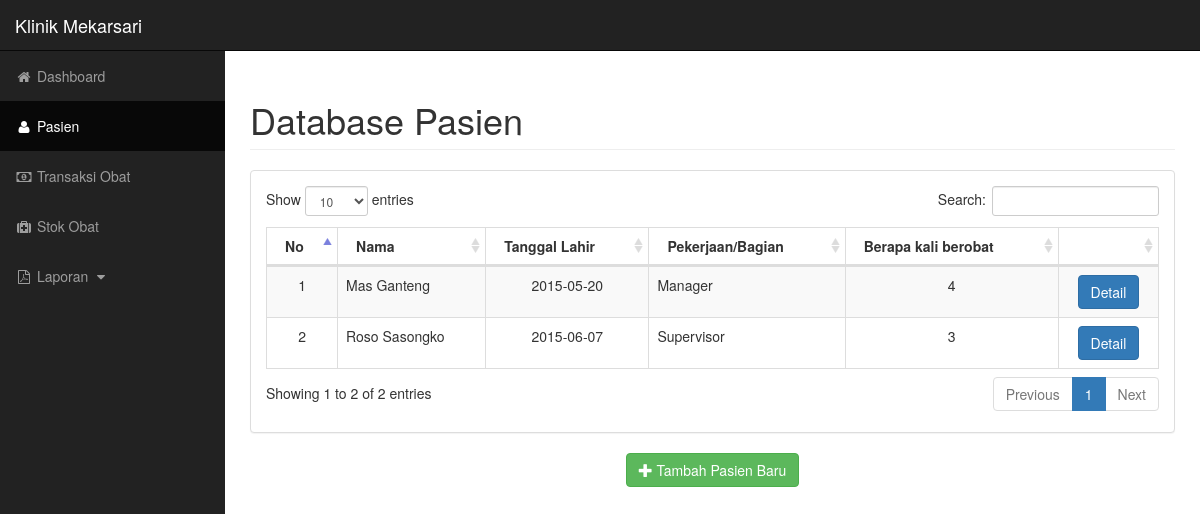
The page /pasien.php on the database as committed earlier.
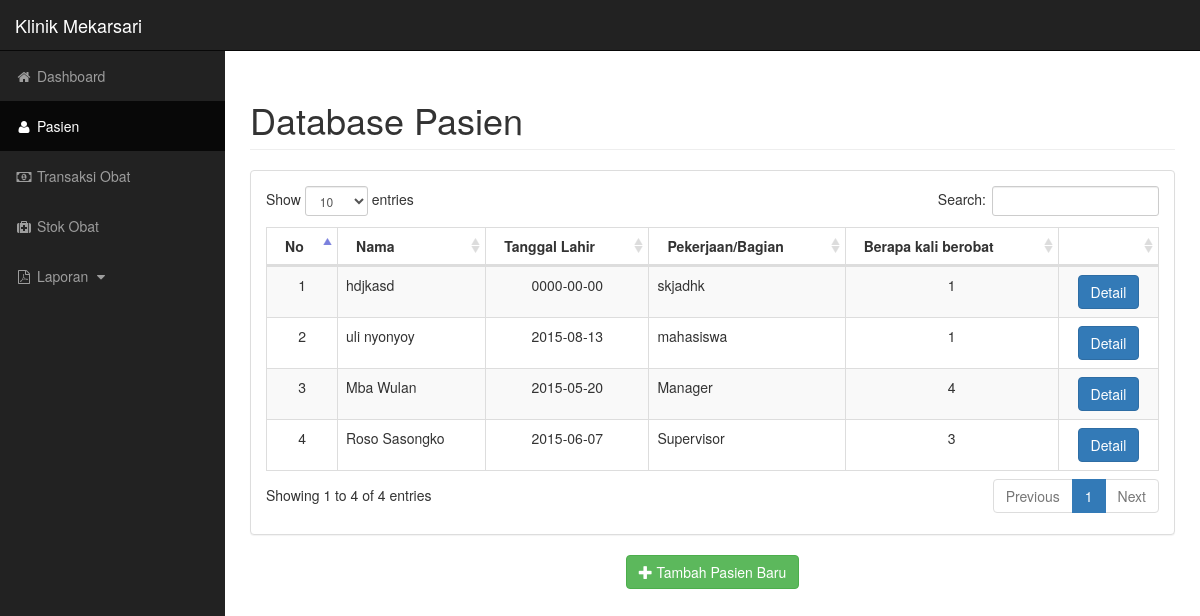
The same page on the database as committed later.
### tables this page shows
CREATE TABLE IF NOT EXISTS `m_employee` (
  `me_id` int(11) NOT NULL,
  `me_md_id` int(11) DEFAULT NULL,
  `me_mep_id` varchar(50) DEFAULT NULL,
  `me_nik` varchar(255) DEFAULT NULL,
  `me_rfid` varchar(25) NOT NULL,
  `me_barcode` varchar(25) NOT NULL,
  `me_first_name` varchar(25) DEFAULT NULL,
  `me_middle_name` varchar(25) DEFAULT NULL,
  `me_last_name` varchar(25) DEFAULT NULL,
  `me_dob` date DEFAULT NULL,
  `me_gender` varchar(15) DEFAULT NULL,
  `me_hp` varchar(25) DEFAULT NULL,
  `me_email` varchar(100) DEFAULT NULL,
  `me_address` text,
  `me_working_since` date DEFAULT NULL,
  `me_status_kontrak` int(11) NOT NULL,
  `me_status_keaktifan` varchar(25) NOT NULL,
  `me_kendaraan` varchar(25) NOT NULL,
  `me_foto` varchar(100) NOT NULL
);

CREATE TABLE IF NOT EXISTS `m_employee_positions` (
  `mep_id` int(11) NOT NULL,
  `mep_name` varchar(255) DEFAULT NULL,
  `mep_desc` varchar(255) DEFAULT NULL
);

CREATE TABLE IF NOT EXISTS `m_pengunjung` (
  `mp_id` int(11) NOT NULL,
  `mp_nama_lengkap` text NOT NULL,
  `mp_alamat` text NOT NULL,
  `mp_pekerjaan` text NOT NULL,
  `mp_no_hp` int(11) NOT NULL,
  `mp_tanggal_lahir` date NOT NULL
);

### pasien.php (the view, shortened to what this page needs)
<!DOCTYPE html>
<html lang="en">
<?php
	$query = mysql_query("select * from m_employee");
	$q = mysql_query("select * from m_pengunjung");
?>
<head>
    <link href="bower_components/bootstrap/dist/css/bootstrap.min.css" rel="stylesheet">
    <link href="bower_components/metisMenu/dist/metisMenu.min.css" rel="stylesheet">
    <link href="bower_components/datatables-plugins/integration/bootstrap/3/dataTables.bootstrap.css" rel="stylesheet">
    <link href="bower_components/datatables-responsive/css/dataTables.responsive.css" rel="stylesheet">
    <link href="bower_components/font-awesome/css/font-awesome.min.css" rel="stylesheet" type="text/css">
    <link href="css/sb-admin.css" rel="stylesheet">
</head>
<body>
    <div id="wrapper">
        <nav class="navbar navbar-inverse navbar-fixed-top" role="navigation">
            <div class="navbar-header">
                <a class="navbar-brand" href="index.php">Klinik Mekarsari</a>
            </div>
            <div class="collapse navbar-collapse navbar-ex1-collapse">
                <ul class="nav navbar-nav side-nav">
                    <li>
                        <a href="index.php"><i class="fa fa-fw fa-home"></i> Dashboard</a>
                    </li>
                    <li class="active">
                        <a href="pasien.php"><i class="fa fa-fw fa-user"></i> Pasien</a>
                    </li>
                    <li>
                        <a href="transaksi.php"><i class="fa fa-fw fa-money"></i> Transaksi Obat</a>
                    </li>
                    <li>
                        <a href="stok.php"><i class="fa fa-fw fa-medkit"></i> Stok Obat</a>
                    </li>
                    <li>
                        <a href="javascript:;" data-toggle="collapse" data-target="#demo"><i class="fa fa-fw fa-file-pdf-o"></i> Laporan <i class="fa fa-fw fa-caret-down"></i></a>
                    </li>
                </ul>
			</div>
        </nav>
        <div id="page-wrapper">
			<div class="container-fluid">
				<div class="row">
					<div class="col-lg-12">
						<h1 class="page-header">Database Pasien</h1>
					</div>
				</div>
				<div class="row">
					<div class="col-lg-12">
						<div class="panel panel-default">
							<div class="panel-body">
								<div class="dataTable_wrapper">
									<table class="table table-striped table-bordered table-hover" id="dataTables-example">
										<thead>
											<tr>
												<th>No</th>
												<th>Nama</th>
												<th>Tanggal Lahir</th>
												<th>Pekerjaan/Bagian</th>
												<th>Berapa kali berobat</th>
												<th></th>
											</tr>
										</thead>
										<tbody>
											<?php
											$j = 0;
											while($row = mysql_fetch_array($q))
											{
												$j++;
											?>
											<tr>
												<td class="text-center"><?php echo $j?></td>
												<td><?php echo $row['mp_nama_lengkap']?></td>
												<td class="text-center"><?php echo $row['mp_tanggal_lahir']?></td>
												<td><?php echo $row['mp_pekerjaan']?></td>
												<?php
													$mp_id = $row['mp_id'];
													$q1 = mysql_query("select * from tpa_pasien where tpa_mp_id='$mp_id'");
													$r1 = mysql_num_rows($q1);
												?>
												<td class="text-center"><?php echo $r1?></td>
												<td>
													<a href="detailp.php?id=<?php echo $mp_id?>">
														<center>
															<button type="button" class="btn btn-primary btn-md">Detail</button>
														</center>
													</a>
												</td>
											</tr>
											<?php } ?>
											<?php
											$i = $j;
											while($row = mysql_fetch_array($query))
											{
												$i++;
											?>
											<tr>
												<td class="text-center"><?php echo $i?></td>
												<td><?php echo $row['me_first_name'],' ',$row['me_last_name']?></td>
												<td class="text-center"><?php echo $row['me_dob']?></td>
												<?php
													$mep_id = $row['me_mep_id'];
													$q = mysql_query("select * from m_employee_positions where mep_id = '$mep_id'");
													$r = mysql_fetch_array($q);
												?>
												<td><?php echo $r['mep_name']?></td>
												<?php
													$q1 = mysql_query("select * from tpa_pasien where tpa_me_id='$mep_id'");
													$r1 = mysql_num_rows($q1);
												?>
												<td class="text-center"><?php echo $r1?></td>
												<td>
													<a href="detail.php?id=<?php echo $mep_id?>">
														<center>
															<button type="button" class="btn btn-primary btn-md">Detail</button>
														</center>
													</a>
												</td>
											</tr>
											<?php } ?>
										</tbody>
									</table>
								</div>
							</div>
						</div>
					</div>
				</div>
				<div class="text-center">
					<button type="button" class="btn btn-success btn-md" data-toggle="modal" data-target="#tambah_pasien">
					  <span class="glyphicon glyphicon-plus" aria-hidden="true"></span> Tambah Pasien Baru
					</button>
				</div>
			</div>
        </div>
    </div>
</body>
</html>

### css/sb-admin.css (style rules this page uses)
body { margin-top: 100px; background-color: #222; }
@media (min-width:768px) { body { margin-top: 50px; } }
#wrapper { padding-left: 0; }
#page-wrapper { width: 100%; padding: 0; background-color: #fff; }
@media (min-width:768px) { #wrapper { padding-left: 225px; } }
@media (min-width:768px) { #page-wrapper { padding: 10px; } }
@media (min-width:768px) { .side-nav { position: fixed; top: 51px; left: 225px; width: 225px; margin-left: -225px; border: none; border-radius: 0; overflow-y: auto; background-color: #222; bottom: 0; overflow-x: hidden; padding-bottom: 40px; } }
@media (min-width:768px) { .side-nav>li>a { width: 225px; } }

Rows that differ between the two databases and show on the page:
added m_pengunjung: mp_nama_lengkap "hdjkasd", mp_tanggal_lahir "0000-00-00", mp_pekerjaan "skjadhk", r1 "1"
added m_pengunjung: mp_nama_lengkap "uli nyonyoy", mp_tanggal_lahir "2015-08-13", mp_pekerjaan "mahasiswa", r1 "1"
changed m_employee "Manager": me_first_name "Mas" → "Mba"; me_last_name "Ganteng" → "Wulan"
Other text that changed with them:
text written by a page script: "Show entries Search: Showing 1 to 2 of 2 entries Previous 1 Next" → "Show entries Search: Showing 1 to 4 of 4 entries Previous 1 Next"
